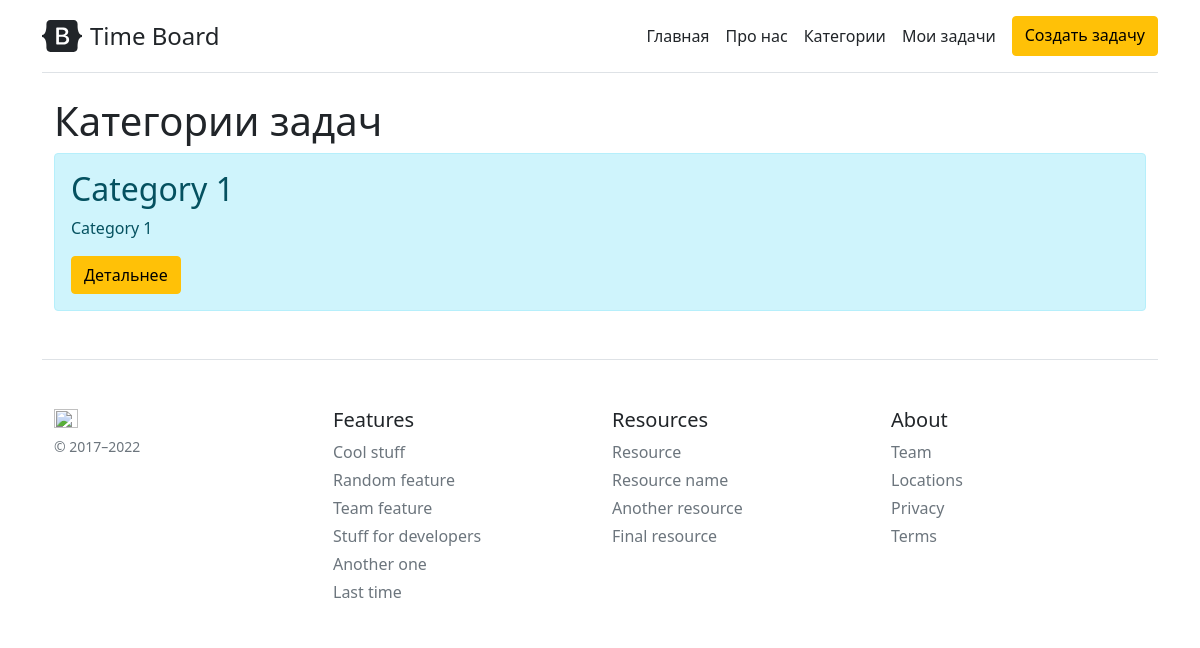
The app's page /taskcategories/, older data.
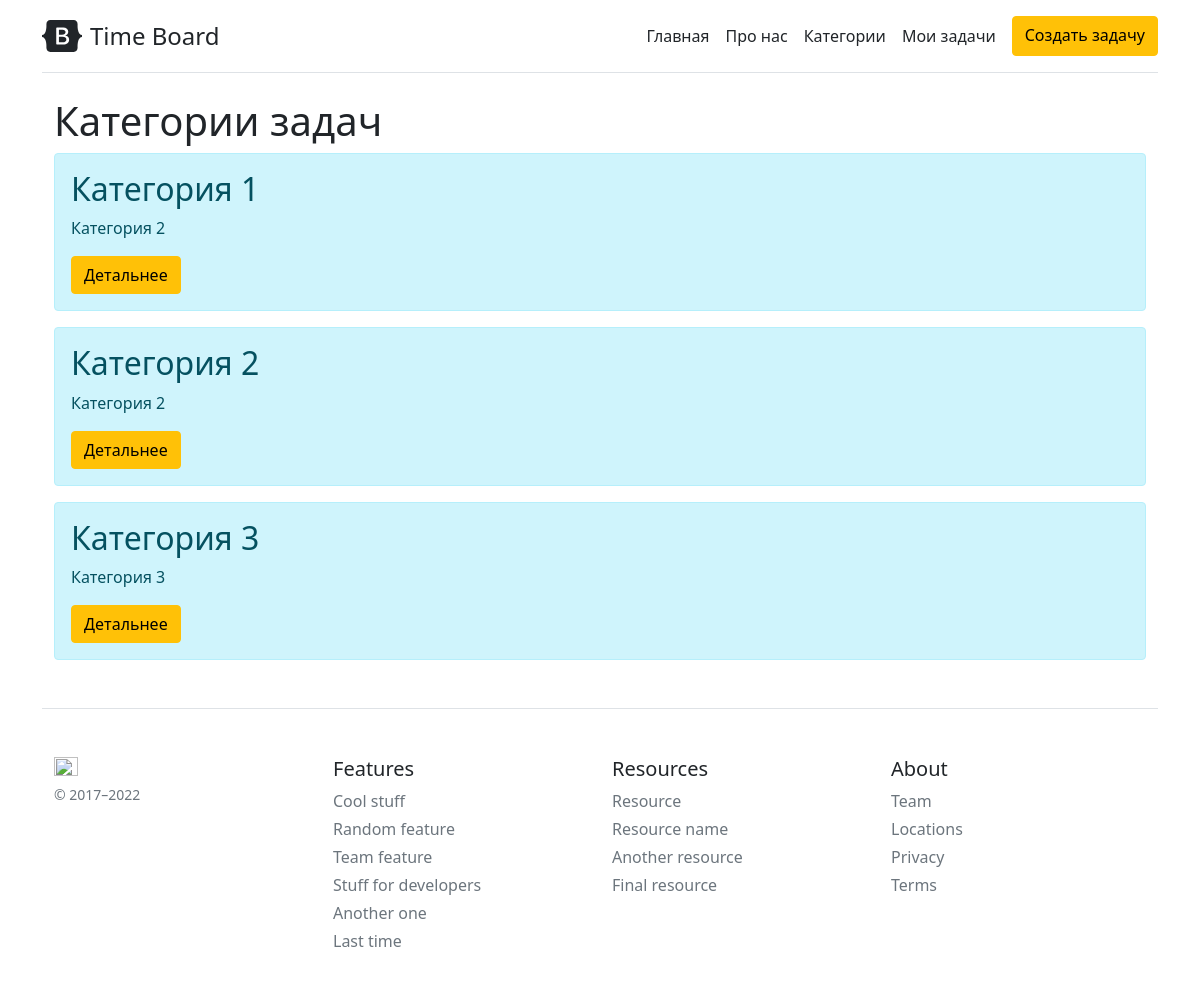
The same page, newer data.
### models/Models.py (models this page shows, shortened)
class TaskCategory(db.Model):
    __tablename__ = 'taskcategory'
    id = db.Column(db.Integer, primary_key=True)
    title = db.Column(db.String, nullable=False)
    desc = db.Column(db.Text)

### controllers/TaskCategoryController.py (the view)
def index():
    task_categories = TaskCategory.query.order_by(TaskCategory.title).all()
    return render_template("taskcategories.html", task_categories=task_categories)

### templates/taskcategories.html (shortened to what this page needs)
{% extends 'base.html' %}
{% block body %}
<div class="container">
    <h1>Категории задач</h1>
    {% if task_categories|length > 0 %}
        {% for task_category in task_categories %}
        <div class="alert alert-info">
            <h2>{{ task_category.title }}</h2>
            <p>{{ task_category.desc }}</p>
            <a href="/taskcategories/{{ task_category.id }}" class="btn btn-warning">Детальнее</a>
        </div>
        {% endfor %}
    {% else %}
        <p>В базе нет ни одной категории задачи</p>
    {% endif %}
</div>
{% endblock %}

### templates/base.html (shortened to what this page needs)
<!doctype html>
<html lang="ru">
<head>
    <link rel="stylesheet" href="{{ url_for('static', filename='css/main.css') }}">
    <link rel="stylesheet" href="https://cdn.jsdelivr.net/npm/bootstrap@5.1.3/dist/css/bootstrap.min.css">
</head>
<body>
    <div class="container py-3">
        <header>
            <div class="d-flex flex-column flex-md-row align-items-center pb-3 mb-4 border-bottom">
                <a href="/" class="d-flex align-items-center text-dark text-decoration-none">
                    <span class="fs-4">Time Board</span>
                </a>
                <nav class="d-inline-flex mt-2 mt-md-0 ms-md-auto">
                    <a class="me-3 py-2 text-dark text-decoration-none" href="/">Главная</a>
                    <a class="me-3 py-2 text-dark text-decoration-none" href="/about">Про нас</a>
                    <a class="me-3 py-2 text-dark text-decoration-none" href="/taskcategories">Категории</a>
                    <a class="me-3 py-2 text-dark text-decoration-none" href="/tasks">Мои задачи</a>
                    <a class="btn btn-warning" href="/tasks/create">Создать задачу</a>
                </nav>
            </div>
        </header>
        <main>
        {% block body %}{% endblock %}
        </main>
        <footer class="container pt-4 my-md-5 pt-md-5 border-top">
            <div class="row">
              <div class="col-12 col-md">
                <img class="mb-2" src="/docs/5.2/assets/brand/bootstrap-logo.svg" alt="" width="24" height="19">
                <small class="d-block mb-3 text-muted">© 2017–2022</small>
              </div>
              <div class="col-6 col-md">
                <h5>Features</h5>
                <ul class="list-unstyled text-small">
                  <li class="mb-1"><a class="link-secondary text-decoration-none" href="#">Cool stuff</a></li>
                  <li class="mb-1"><a class="link-secondary text-decoration-none" href="#">Random feature</a></li>
                  <li class="mb-1"><a class="link-secondary text-decoration-none" href="#">Team feature</a></li>
                  <li class="mb-1"><a class="link-secondary text-decoration-none" href="#">Stuff for developers</a></li>
                  <li class="mb-1"><a class="link-secondary text-decoration-none" href="#">Another one</a></li>
                  <li class="mb-1"><a class="link-secondary text-decoration-none" href="#">Last time</a></li>
                </ul>
              </div>
              <div class="col-6 col-md">
                <h5>Resources</h5>
                <ul class="list-unstyled text-small">
                  <li class="mb-1"><a class="link-secondary text-decoration-none" href="#">Resource</a></li>
                  <li class="mb-1"><a class="link-secondary text-decoration-none" href="#">Resource name</a></li>
                  <li class="mb-1"><a class="link-secondary text-decoration-none" href="#">Another resource</a></li>
                  <li class="mb-1"><a class="link-secondary text-decoration-none" href="#">Final resource</a></li>
                </ul>
              </div>
              <div class="col-6 col-md">
                <h5>About</h5>
                <ul class="list-unstyled text-small">
                  <li class="mb-1"><a class="link-secondary text-decoration-none" href="#">Team</a></li>
                  <li class="mb-1"><a class="link-secondary text-decoration-none" href="#">Locations</a></li>
                  <li class="mb-1"><a class="link-secondary text-decoration-none" href="#">Privacy</a></li>
                  <li class="mb-1"><a class="link-secondary text-decoration-none" href="#">Terms</a></li>
                </ul>
              </div>
            </div>
        </footer>
    </div>
</body>
</html>

Row changes from the older to the newer data that the page shows:
removed TaskCategory: title "Category 1", desc "Category 1"
added TaskCategory: title "Категория 1", desc "Категория 2"
added TaskCategory: title "Категория 2", desc "Категория 2"
added TaskCategory: title "Категория 3", desc "Категория 3"
